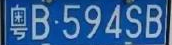
#> input picture lpr/111.png, 172 x 45 px
$ python separation.py
#> lines starting #> are read from the running program, lines starting #| are printed output that depends on the picture; after the words box and inside, x2 and y2 are one past the last pixel; in counts of white or black regions, pixels touching at a corner belong together
import cv2
import rotate_test as rt

# 1、读取图像，并把图像转换为灰度图像并显示
img = cv2.imread("111.png")  # 读取图片
#> img is the input picture: shape (45, 172, 3); mean B, G, R 148.4, 93.8, 49.1

max_per = 0.95
min_per = 0.05

# img_c = rt.rotate(img,-4)
img_gray = cv2.cvtColor(img, cv2.COLOR_BGR2GRAY)  # 转换了灰度化
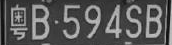
#> img_gray: shape (45, 172); min 9, max 198, mean 86.6
gaussian = cv2.GaussianBlur(img_gray, (3, 3), 0, 0, cv2.BORDER_DEFAULT)
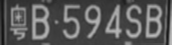
#> gaussian: shape (45, 172); min 18, max 188, mean 86.5

# 2、将灰度图像二值化，设定阈值是100
img_thre = gaussian
cv2.threshold(img_gray, 100, 255, cv2.THRESH_BINARY, img_thre)


# 3、保存黑白图片
cv2.imwrite('thre_res.png', img_thre)
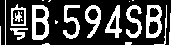
#> saved as thre_res.png: shape (45, 172); 28.4% white; 22 white regions (9 under 20 px), largest, box (x1, y1, x2, y2) and area: (32, 5, 49, 40) 371, (146, 5, 162, 38) 318, (63, 5, 80, 39) 246

# 4、分割字符
white = []  # 记录每一列的白色像素总和
black = []  # ..........黑色.......
height = img_thre.shape[0]
#> height = 45
width = img_thre.shape[1]
#> width = 172
white_max = 0
black_max = 0
# 计算每一列的黑白色像素总和
for i in range(width):
    s = 0  # 这一列白色总数
    t = 0  # 这一列黑色总数
    for j in range(height):
        if img_thre[j][i] == 255:
            s += 1
        if img_thre[j][i] == 0:
            t += 1
    white_max = max(white_max, s)
    black_max = max(black_max, t)
    white.append(s)
    black.append(t)
    # print(s)
    # print(t)

arg = True  # False表示白底黑字；True表示黑底白字
# if black_max > white_max:
#     arg = True

# 分割图像
def find_end(start_):
    end_ = start_ + 1
    for m in range(start_ + 1, width - 1):
        if (black[m] if arg else white[m]) > (
                max_per * black_max if arg else max_per * white_max):  # 0.95这个参数请多调整，对应下面的0.05
            end_ = m
            break
    return end_


n = 1
start = 1
end = 2
i =1
while n < width - 2:
    n += 1
    if (white[n] if arg else black[n]) > (min_per * white_max if arg else min_per * black_max):
        # 上面这些判断用来辨别是白底黑字还是黑底白字
        # 0.05这个参数请多调整，对应上面的0.95
        start = n
        end = find_end(start)
        n = end

        print(end)
        if end - start > 5:

            cj = img_thre[1:height, start:end]
            cv2.imshow('caijian', cj)
            cv2.imwrite(str(i)+'.png', cj)
            cv2.waitKey(0)
            i = i+1
